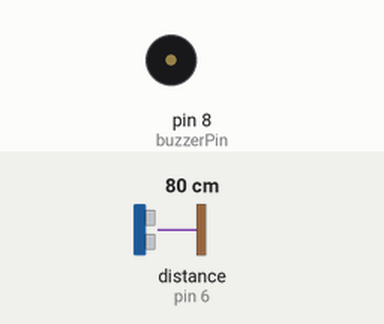
Simulated run of this sketch. Board: Arduino Uno, built with avr-gcc and run on an emulated ATmega328P. On the bench: buzzer (waves = sounding). Wiring (inferred from the names in the program): ultrasonic range finder: trigger pin 7; echo pin 6. The test bench sets the inputs (shaded band); at power-on: distance to the obstacle (sensor on pin 6) 80 cm. The echo pulse lasts 58.3 µs per cm.

Above: at 1.2 s.
1.3 s: distance to the obstacle (sensor on pin 6) set to 2 cm
At 1.55 s:
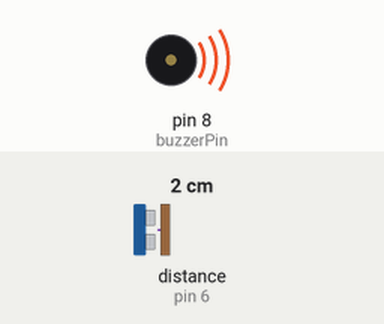
4.3 s: distance to the obstacle (sensor on pin 6) set to 4 cm
At 4.52 s:
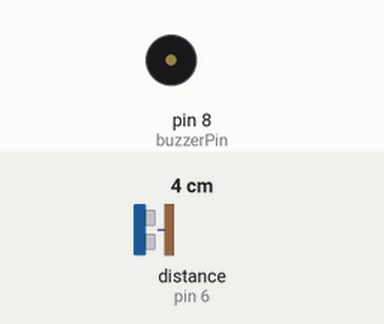
Timing chart, 0 to 13.3 s (numbered marks = the images above; inputs shaded):
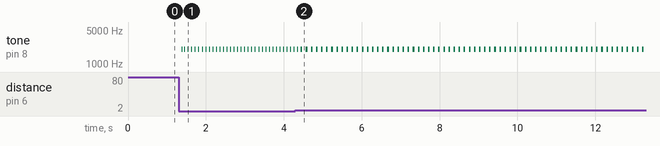

Measured:
- after the input at 1.3 s, tone on pin 8 (buzzerPin): alternates 2000 Hz for 0.02 s and silent for 0.07 s, starting after 0.08 s
- after the input at 4.3 s, tone on pin 8 (buzzerPin): alternates 2000 Hz for 0.04 s and silent for 0.09 s, starting after 0.27 s

The sketch:

Ard-Parking.ino
```cpp
#define echoPin 6
#define trigPin 7
#define buzzerPin 8

int maxRange = 50;
int minRange = 0;

void setup() {
  pinMode(trigPin, OUTPUT);
  pinMode(echoPin, INPUT);
  pinMode(buzzerPin, OUTPUT);
}

void loop() {
  int measurement = distance(maxRange, minRange);
  tune(measurement * 10);
}

int distance(int maxrange, int minrange){
  long duration, distance;

  digitalWrite(trigPin, LOW);
  delayMicroseconds(2);
  digitalWrite(trigPin, HIGH);
  delayMicroseconds(10);
  digitalWrite(trigPin, LOW);

  duration = pulseIn(echoPin, HIGH);
  distance = duration / 58.2;
  delay(50);

  if(distance >= maxrange || distance <= minrange){
    return 0;
  }
  return distance;
}

int tune(int dly){
  tone(buzzerPin, 2000);
  delay(dly);
  noTone(buzzerPin);
  delay(dly);
}
```
